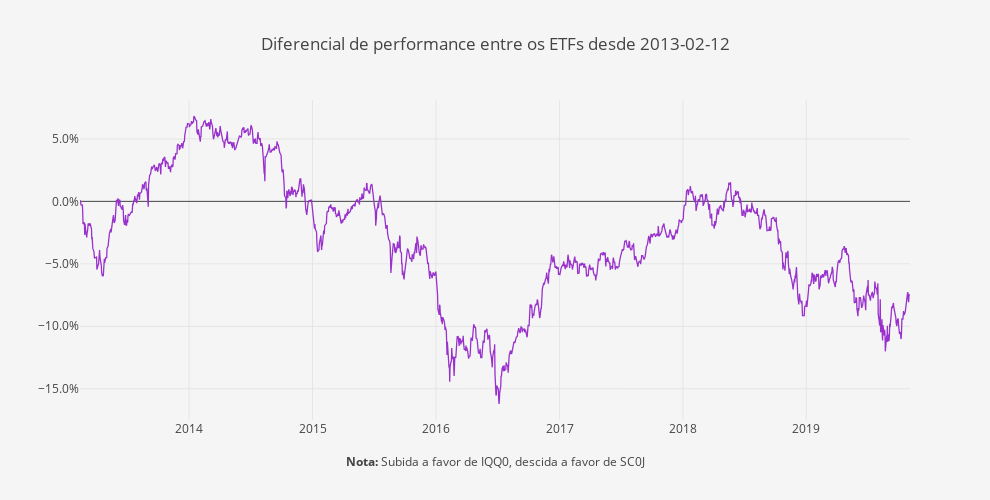

Here is the notebook cell this chart was saved with:
### Markdown cell above
No gráfico acima podemos visualizar os drawdowns de ambos os ETFs. Reparamos que para drawdowns pequenos (abaixo de 10%) as quedas são semelhantes, mas em momentos extremos em que os drawdowns chegam aos dois dígitos é onde o IQQ0 demonstra as suas vantagens. Podemos ver isso na quebra do início de 2016 onde o SC0J teve uma quebra de 22.5% face aos máximos enquanto o IQQ0 apenas 10.5%. Isso repete-se de forma muito semelhante na queda do último trimestre de 2018.

### Code cell
layout = go.Layout(
    title='Diferencial de performance entre os ETFs desde ' + Begin,
    plot_bgcolor='#f5f5f5',
    paper_bgcolor='#f5f5f5',
    width=990,
    height=500,
    xaxis=dict(
        title='<b>Nota:</b> Subida a favor de IQQ0, descida a favor de SC0J',
        showgrid=True,
        titlefont=dict(size=12),
    ),
    yaxis=dict(
        title='',
        showgrid=True,
        zeroline=True, # Adicionar ou não a zero line
        tickformat=".1%" # tickformat=".2%" se quiseres mais casas decimais
    ))

trace0 = go.Scatter(
    x = fundos.index,
    y = (round(((fundos.iloc[:, 0]/fundos.iloc[:, 1])- 1), 5)),
    name = 'Portfolio',
    line = dict(
        color = 'darkorchid',
        width = 1.3)
)

data = [trace0]
        
fig = go.Figure(data=data, layout=layout)
py.iplot(fig)

### Figure 1 — Plotly figure (JSON) as saved in the notebook; plotly's stock layout.template omitted (floating-point values rounded to 4 significant figures; data arrays with more than 128 entries replaced by an {"elided": "..."} marker saying what was removed)
{"data": [{"line": {"color": "darkorchid", "width": 1.3}, "name": "Portfolio", "type": "scatter", "uid": "2cf54eac-a10e-404c-b6fb-c50c7335377a", "x": {"elided": "1757 str values"}, "y": {"elided": "1757 float values"}}], "layout": {"height": 500, "paper_bgcolor": "#f5f5f5", "plot_bgcolor": "#f5f5f5", "title": {"text": "Diferencial de performance entre os ETFs desde 2013-02-12"}, "width": 990, "xaxis": {"autorange": true, "range": ["2013-02-12", "2019-11-04"], "showgrid": true, "title": {"font": {"size": 12}, "text": "<b>Nota:</b> Subida a favor de IQQ0, descida a favor de SC0J"}, "type": "date"}, "yaxis": {"autorange": true, "range": [-0.1751, 0.08116], "showgrid": true, "tickformat": ".1%", "title": {"text": ""}, "type": "linear", "zeroline": true}}}
